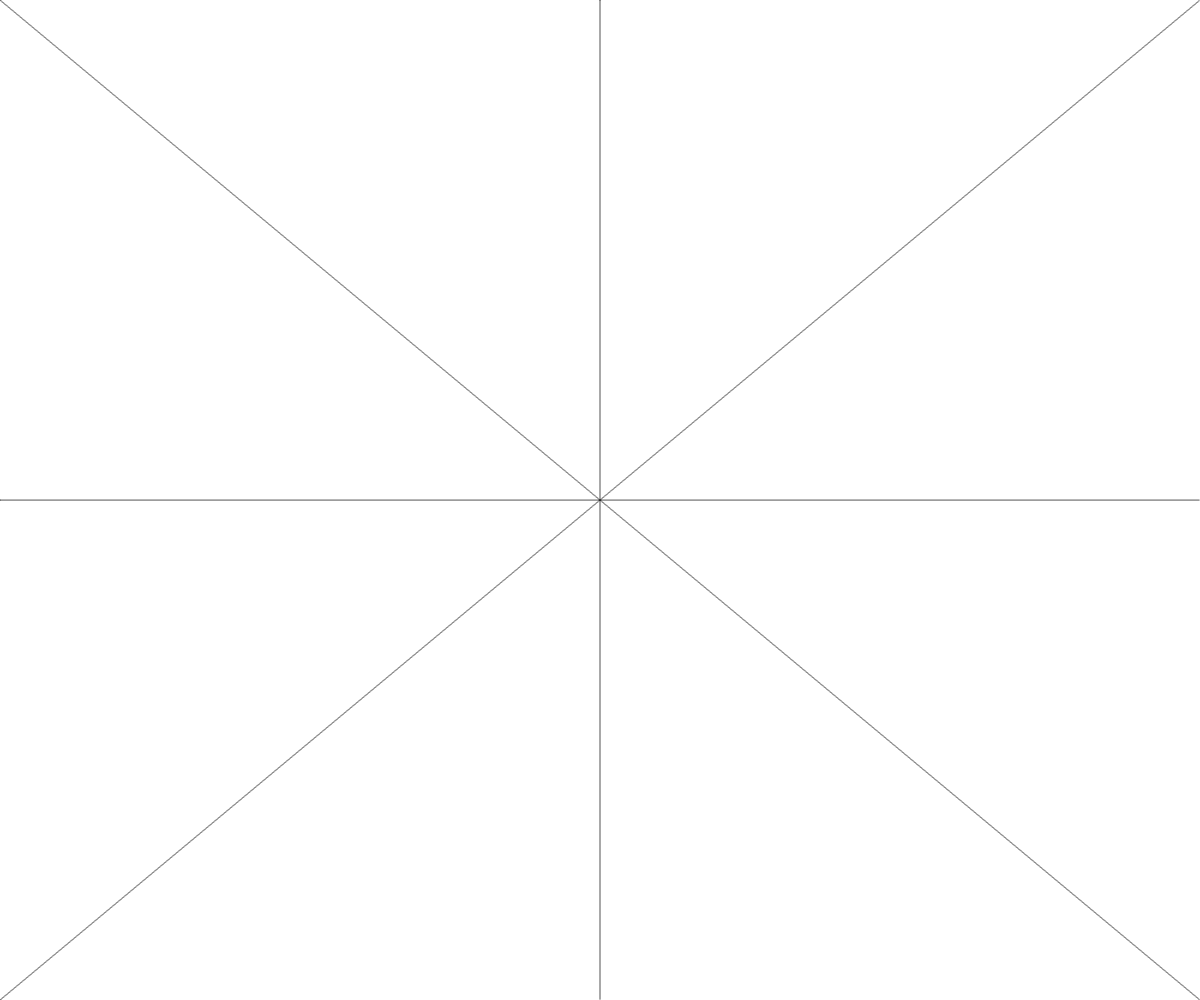
Frame 1 (no input)
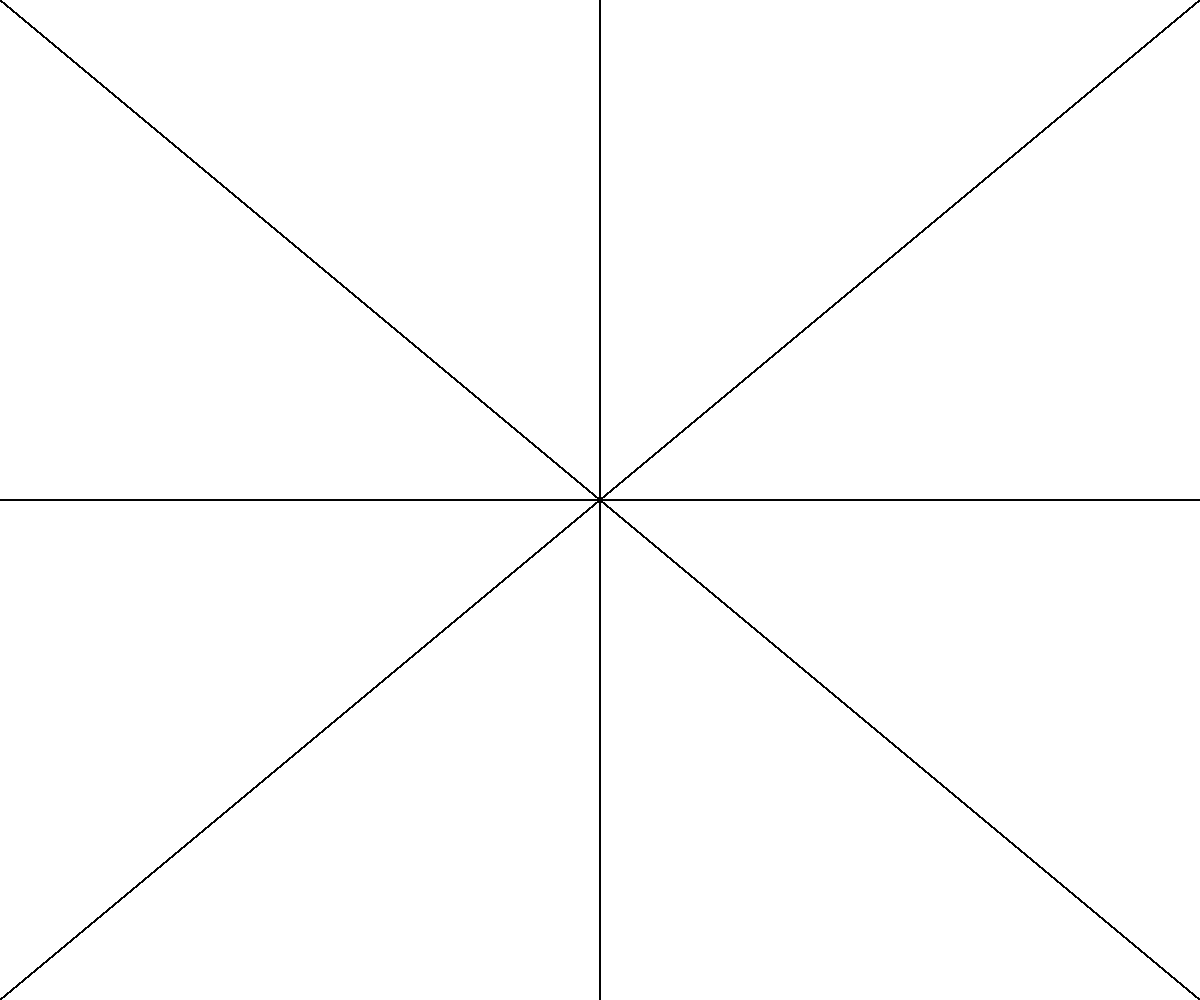
Frame 60 (no input)
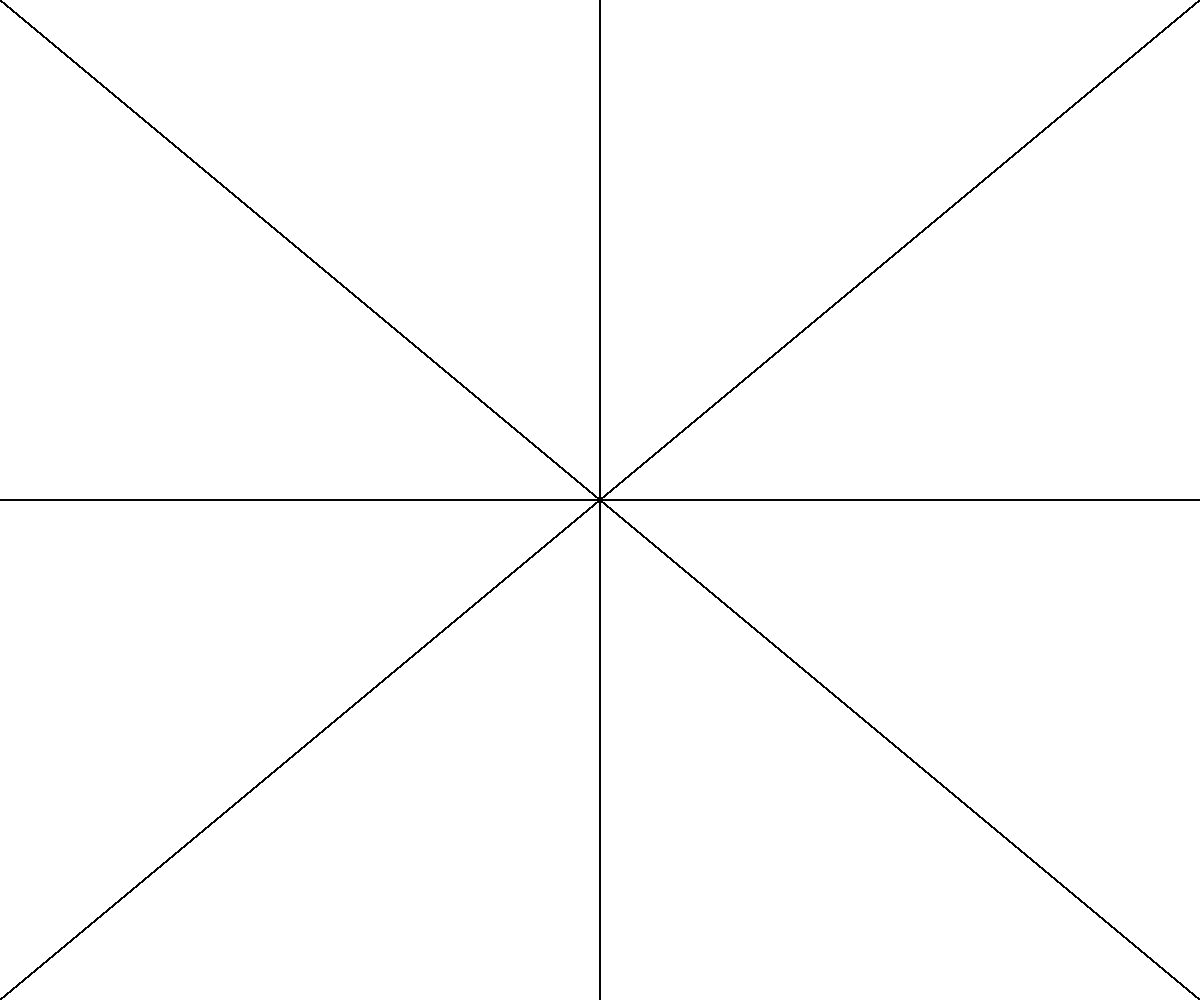
Frame 120 (the mouse pressed at the canvas centre since frame 60)

The p5.js sketch that drew these frames (run headless with seeded random() and noise() and a simulated clock; from frame 60 on, the mouse is pressed at the canvas centre):

// p5.js sketch
// ── sketch.js
var P1 = {x: 0, y: 0};
var P2 = {x: 0, y: 0};
var P3 = {x: 0, y: 0};
var P4 = {x: 0, y: 0};
var P5 = {x: 0, y: 0};
var P6 = {x: 0, y: 0};
var P7 = {x: 0, y: 0};
var P8 = {x: 0, y: 0};

function setup() 
{
    createCanvas(windowWidth, windowHeight)
    P2.x=windowWidth;
    P2.y=windowHeight;

    P3.y=windowHeight;
    P4.x=windowWidth;    
    P5.x=Math.floor(windowWidth / 2);
    
    P6.y=windowHeight;
    P6.x=Math.floor(windowWidth / 2);
    P7.y=Math.floor(windowHeight / 2);
    
    P8.x=windowWidth;
    P8.y=Math.floor(windowHeight / 2);
}

function draw()
{
    pp(P1, P2);
    pp(P3, P4);
    pp(P5, P6);
    pp(P7, P8); 
}

function pp(p1, p2)
{
    var py = p2.y - p1.y;
    var px = p2.x - p1.x;
    var m = py / px;
    var b = p1.y - m * p1.x;

    point(p1.x, p1.y);
    let x = p1.x;
    let y;

    while(x != p2.x)
    {
        y = m * x + b;
        point(x, y);
        x++;
    }
    if(p1.x == p2.x)
    {
		y = p1.y;
		while(y != p2.y){
			point(x, y)
			y++;
		}
	}    
}
